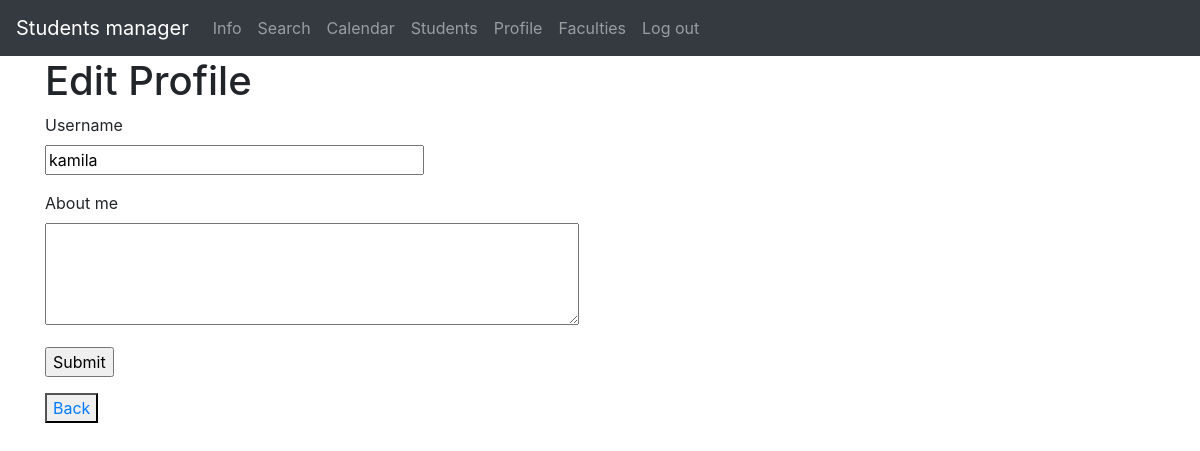
The page /students/1/edit_profile (signed in) on the database as committed earlier.
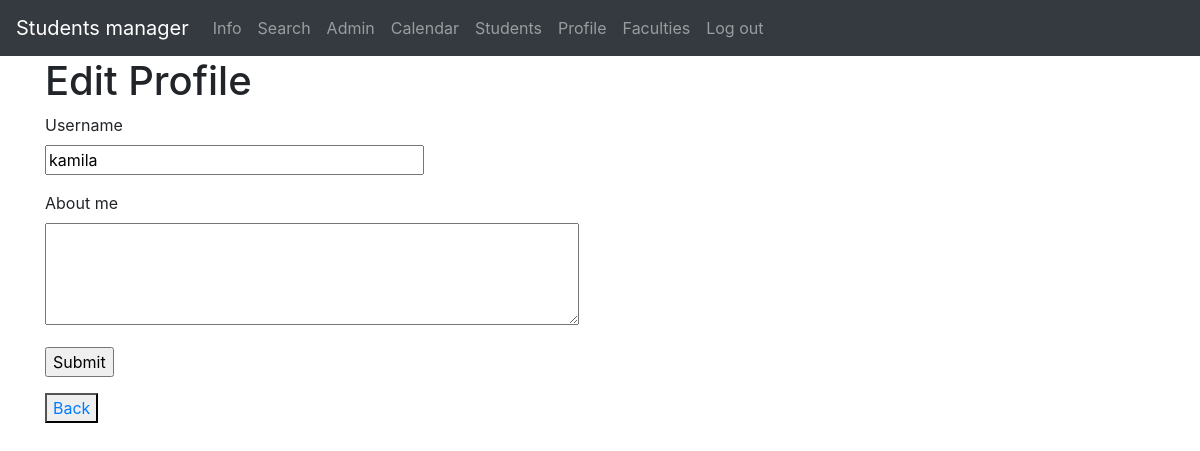
The same page on the database as committed later.
### models.py (models this page shows, shortened)
class User(db.Model, UserMixin):
    __tablename__ = 'user'
    __searchable__ = ['username']
    id = Column(Integer, autoincrement=True, primary_key=True)
    username = Column(String(25), default='', unique=True)
    active = Column(Boolean, default=True)
    email = Column(String(200), unique=True)
    password = Column(String(200), default='')
    admin = Column(Boolean, default=False)
    confirmed = Column(db.Boolean, nullable=False, default=False)
    confirmed_on = Column(db.DateTime, nullable=True)
    registered_on = Column(db.DateTime, nullable=False)
    about_me = Column(String(140))
    last_seen = Column(DateTime, default=datetime.utcnow)
    student_id = db.Column(db.Integer, db.ForeignKey('student.id'), unique=True)

### students.py (the view)
@app.route('/students/<int:id>/edit_profile', methods=['GET','POST'])
@login_required
def edit_profile(id):
    form = EditProfileForm()
    user = User.query.filter(Student.id == id).first()
    if form.validate_on_submit(): #validate and request.method == 'POST'
        user.username = form.username.data
        user.about_me = form.about_me.data
        user.student.faculty = form.faculty.data
        db.session.commit()
        flash('Your changes have been saved.')
        return redirect('students/<int:index>/edit_profile')
    elif request.method == 'GET':
        form.username.data = current_user.username
        form.about_me.data = current_user.about_me
    return render_template('faculty/students/edit_profile.html', form=form, user=user)

### forms.py
class EditProfileForm(FlaskForm):
    username = StringField('Username', [validators.Length(min=5, max=25), validators.InputRequired()])
    about_me = TextAreaField('About me', [validators.Length(min=0, max=140)])
    faculty = QuerySelectField('Faculty', [validators.DataRequired()], query_factory=faculty_choices)
    major = QuerySelectField('Major', [validators.DataRequired()], query_factory=major_choices)
    year = QuerySelectField('Year', [validators.DataRequired()], query_factory=year_choices)
    group = QuerySelectField('Group', [validators.DataRequired()], query_factory=group_choices)
    submit = SubmitField('Submit')

### user.py (called while the page is built)
@lm.user_loader
def load_user(user_id):
    return User.query.filter(User.id == user_id).first()

@app.before_request
def before_request():
    if current_user.is_authenticated:
        current_user.last_seen = datetime.utcnow()
        db.session.commit()

### templates/faculty/students/edit_profile.html (shortened to what this page needs)
{% extends "_base.html" %}
{% block content %}
    <h1>Edit Profile</h1>
    <form action="" method="post">
        <p>
            {{ form.username.label }}<br>
            {{ form.username(size=32) }}<br>
        </p>
        <p>
            {{ form.about_me.label }}<br>
            {{ form.about_me(cols=50, rows=4) }}<br>
        </p>
        <p>{{ form.submit() }}</p>
        <p><button><a href="{{ url_for('students', id=user.student.index)}}">Back</a></button></p>
    </form>
{% endblock %}

### templates/_base.html (shortened to what this page needs)
<!doctype html>
<html lang=en>
<head>
  <link rel="stylesheet" href="https://maxcdn.bootstrapcdn.com/bootstrap/4.0.0/css/bootstrap.min.css"
>
</head>
<body>
  <nav class="navbar navbar-expand-md navbar-dark bg-dark">
    <a class="navbar-brand" href="#">Students manager</a>
    <div class="collapse navbar-collapse">
      <ul class="navbar-nav mr-auto">
        <li class="nav-item{% if page_id == 'info' %} active{% endif %}">
          <a class="nav-link" href="{{ url_for('info') }}">Info</a>
            <li><a class="nav-link" href="{{ url_for('search')}}">Search</a></li>
        </li>
      <ul class="nav navbar-nav">
      {% if current_user.admin == True %}
              <li><a class="nav-link" href="{{ url_for('admin.index')}}">Admin</a></li>
            {% endif %}
          {% if current_user.is_authenticated %}
              <li><a class="nav-link" href="{{ url_for('calendar')}}">Calendar</a></li>
              <li><a class="nav-link" href="{{ url_for('students')}}">Students</a></li>
              <li><a class="nav-link" href="/students/{{current_user.student.id}}">Profile</a></li>
              <li><a class="nav-link" href="{{ url_for('faculties')}}">Faculties</a></li>
          <li><a class="nav-link" href="{{ url_for('logout')}}">Log out</a></li>
          {% else %}
          <li><a class="nav-link" href="{{ url_for('login')}}">Log in</a></li>
              <li><a class="nav-link" href="{{ url_for('register') }}">Registration</a></li>
        </li>
          {% endif %}
      </ul>
      </ul>
    </div>
  </nav>
  <div class="container">
    <div class="row">
      <div class="col-12">
      </div>
    </div>
    {% block content %}{% endblock %}
  </div>
</body>
</html>

Rows that differ between the two databases and show on the page:
changed User "kamila": admin False → True (drawn)
Other text that changed with them:
text now shown: "Admin"
